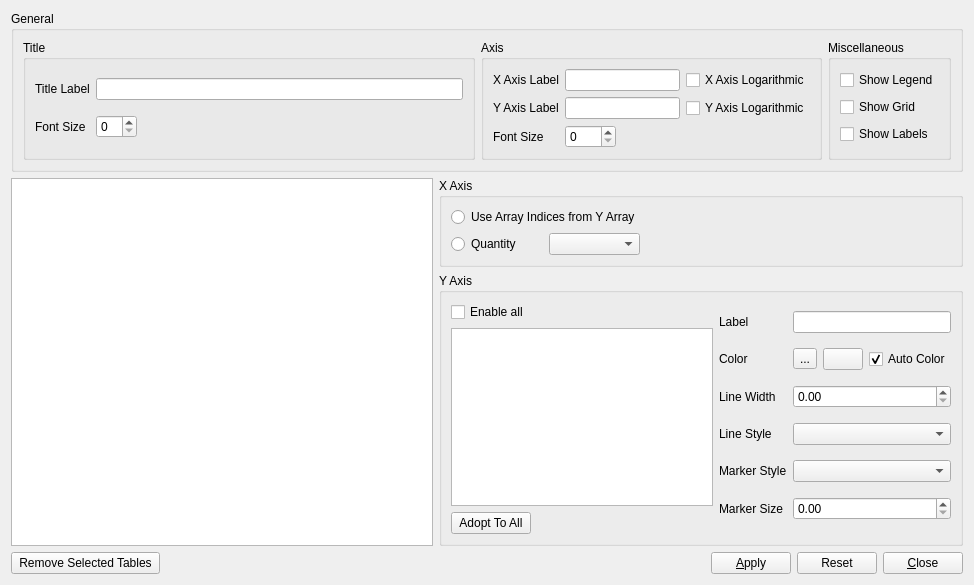
<?xml version="1.0" encoding="UTF-8"?>
<ui version="4.0">
 <class>ChartEditor</class>
 <widget class="QWidget" name="ChartEditor">
  <property name="geometry">
   <rect>
    <x>0</x>
    <y>0</y>
    <width>974</width>
    <height>585</height>
   </rect>
  </property>
  <property name="windowTitle">
   <string>Form</string>
  </property>
  <layout class="QGridLayout" name="gridLayout_8">
   <item row="0" column="0" colspan="4">
    <widget class="QGroupBox" name="groupBox_3">
     <property name="title">
      <string>General</string>
     </property>
     <layout class="QGridLayout" name="gridLayout_7">
      <item row="0" column="0">
       <widget class="QGroupBox" name="groupBox_5">
        <property name="title">
         <string>Title</string>
        </property>
        <layout class="QGridLayout" name="gridLayout_4">
         <item row="0" column="0">
          <widget class="QLabel" name="label_11">
           <property name="text">
            <string>Title Label</string>
           </property>
          </widget>
         </item>
         <item row="0" column="1" colspan="2">
          <widget class="QLineEdit" name="lineEditTitleLabel">
           <property name="text">
            <string/>
           </property>
          </widget>
         </item>
         <item row="1" column="0">
          <widget class="QLabel" name="label_10">
           <property name="text">
            <string>Font Size</string>
           </property>
          </widget>
         </item>
         <item row="1" column="1">
          <widget class="QSpinBox" name="spinBoxTitleFontSize"/>
         </item>
         <item row="1" column="2">
          <spacer name="horizontalSpacer_5">
           <property name="orientation">
            <enum>Qt::Horizontal</enum>
           </property>
           <property name="sizeHint" stdset="0">
            <size>
             <width>309</width>
             <height>20</height>
            </size>
           </property>
          </spacer>
         </item>
        </layout>
       </widget>
      </item>
      <item row="0" column="1">
       <widget class="QGroupBox" name="groupBox_4">
        <property name="title">
         <string>Axis</string>
        </property>
        <layout class="QGridLayout" name="gridLayout_6">
         <item row="0" column="0">
          <widget class="QLabel" name="label_2">
           <property name="text">
            <string>X Axis Label</string>
           </property>
          </widget>
         </item>
         <item row="0" column="1" colspan="2">
          <widget class="QLineEdit" name="lineEditXLabel"/>
         </item>
         <item row="0" column="3">
          <widget class="QCheckBox" name="checkBoxXLog">
           <property name="text">
            <string>X Axis Logarithmic</string>
           </property>
          </widget>
         </item>
         <item row="1" column="0">
          <widget class="QLabel" name="label_8">
           <property name="text">
            <string>Y Axis Label</string>
           </property>
          </widget>
         </item>
         <item row="1" column="1" colspan="2">
          <widget class="QLineEdit" name="lineEditYLabel">
           <property name="text">
            <string/>
           </property>
          </widget>
         </item>
         <item row="1" column="3">
          <widget class="QCheckBox" name="checkBoxYLog">
           <property name="text">
            <string>Y Axis Logarithmic</string>
           </property>
          </widget>
         </item>
         <item row="2" column="0">
          <widget class="QLabel" name="label_9">
           <property name="text">
            <string>Font Size</string>
           </property>
          </widget>
         </item>
         <item row="2" column="1">
          <widget class="QSpinBox" name="spinBoxAxisFontSize"/>
         </item>
         <item row="2" column="2" colspan="2">
          <spacer name="horizontalSpacer_6">
           <property name="orientation">
            <enum>Qt::Horizontal</enum>
           </property>
           <property name="sizeHint" stdset="0">
            <size>
             <width>188</width>
             <height>20</height>
            </size>
           </property>
          </spacer>
         </item>
        </layout>
       </widget>
      </item>
      <item row="0" column="2">
       <widget class="QGroupBox" name="groupBox_6">
        <property name="title">
         <string>Miscellaneous</string>
        </property>
        <layout class="QGridLayout" name="gridLayout_3">
         <item row="0" column="0">
          <widget class="QCheckBox" name="checkBoxShowLegend">
           <property name="text">
            <string>Show Legend</string>
           </property>
          </widget>
         </item>
         <item row="2" column="0">
          <widget class="QCheckBox" name="checkBoxShowLabels">
           <property name="text">
            <string>Show Labels</string>
           </property>
          </widget>
         </item>
         <item row="1" column="0">
          <widget class="QCheckBox" name="checkBoxShowGrid">
           <property name="text">
            <string>Show Grid</string>
           </property>
          </widget>
         </item>
        </layout>
       </widget>
      </item>
     </layout>
    </widget>
   </item>
   <item row="1" column="0" rowspan="2" colspan="2">
    <widget class="QTableWidget" name="tableWidgetTableList"/>
   </item>
   <item row="1" column="2" colspan="2">
    <widget class="QGroupBox" name="groupBox">
     <property name="title">
      <string>X Axis</string>
     </property>
     <layout class="QGridLayout" name="gridLayout">
      <item row="0" column="0" colspan="2">
       <widget class="QRadioButton" name="radioButtonUseArrayIndices">
        <property name="text">
         <string>Use Array Indices from Y Array</string>
        </property>
       </widget>
      </item>
      <item row="1" column="0">
       <widget class="QRadioButton" name="radioButtonUseQuantity">
        <property name="text">
         <string>Quantity</string>
        </property>
       </widget>
      </item>
      <item row="1" column="1">
       <widget class="QComboBox" name="comboBoxQuantities"/>
      </item>
      <item row="1" column="2">
       <spacer name="horizontalSpacer_2">
        <property name="orientation">
         <enum>Qt::Horizontal</enum>
        </property>
        <property name="sizeHint" stdset="0">
         <size>
          <width>303</width>
          <height>20</height>
         </size>
        </property>
       </spacer>
      </item>
     </layout>
    </widget>
   </item>
   <item row="2" column="2" colspan="2">
    <widget class="QGroupBox" name="groupBox_2">
     <property name="title">
      <string>Y Axis</string>
     </property>
     <layout class="QGridLayout" name="gridLayout_5">
      <item row="0" column="0">
       <widget class="QCheckBox" name="checkBoxEnableAll">
        <property name="text">
         <string>Enable all</string>
        </property>
       </widget>
      </item>
      <item row="0" column="2" rowspan="3">
       <layout class="QGridLayout" name="gridLayout_2">
        <item row="2" column="1">
         <widget class="QDoubleSpinBox" name="doubleSpinBoxThickness"/>
        </item>
        <item row="2" column="0">
         <widget class="QLabel" name="label_3">
          <property name="text">
           <string>Line Width</string>
          </property>
         </widget>
        </item>
        <item row="0" column="1">
         <widget class="QLineEdit" name="lineEditLabel"/>
        </item>
        <item row="4" column="0">
         <widget class="QLabel" name="label_5">
          <property name="text">
           <string>Marker Style</string>
          </property>
         </widget>
        </item>
        <item row="1" column="1">
         <layout class="QHBoxLayout" name="horizontalLayout_2">
          <item>
           <widget class="QToolButton" name="toolButtonLineColor">
            <property name="text">
             <string>...</string>
            </property>
           </widget>
          </item>
          <item>
           <widget class="QPushButton" name="pushButtonLineColorViewer">
            <property name="text">
             <string/>
            </property>
           </widget>
          </item>
          <item>
           <widget class="QCheckBox" name="checkBoxAutoColor">
            <property name="text">
             <string>Auto Color</string>
            </property>
            <property name="checked">
             <bool>true</bool>
            </property>
           </widget>
          </item>
         </layout>
        </item>
        <item row="4" column="1">
         <widget class="QComboBox" name="comboBoxMarkerStyle"/>
        </item>
        <item row="3" column="0">
         <widget class="QLabel" name="label_4">
          <property name="text">
           <string>Line Style</string>
          </property>
         </widget>
        </item>
        <item row="3" column="1">
         <widget class="QComboBox" name="comboBoxLineStyle"/>
        </item>
        <item row="0" column="0">
         <widget class="QLabel" name="label_6">
          <property name="text">
           <string>Label</string>
          </property>
         </widget>
        </item>
        <item row="1" column="0">
         <widget class="QLabel" name="label">
          <property name="text">
           <string>Color</string>
          </property>
         </widget>
        </item>
        <item row="5" column="0">
         <widget class="QLabel" name="label_7">
          <property name="text">
           <string>Marker Size</string>
          </property>
         </widget>
        </item>
        <item row="5" column="1">
         <widget class="QDoubleSpinBox" name="doubleSpinBoxMarkerSize"/>
        </item>
       </layout>
      </item>
      <item row="2" column="1">
       <spacer name="horizontalSpacer">
        <property name="orientation">
         <enum>Qt::Horizontal</enum>
        </property>
        <property name="sizeHint" stdset="0">
         <size>
          <width>163</width>
          <height>20</height>
         </size>
        </property>
       </spacer>
      </item>
      <item row="1" column="0" colspan="2">
       <widget class="QListWidget" name="listWidget"/>
      </item>
      <item row="2" column="0">
       <widget class="QPushButton" name="pushButtonAdopt">
        <property name="text">
         <string>Adopt To All</string>
        </property>
       </widget>
      </item>
     </layout>
    </widget>
   </item>
   <item row="3" column="0">
    <widget class="QPushButton" name="pushButtonRemoveTables">
     <property name="text">
      <string>Remove Selected Tables</string>
     </property>
    </widget>
   </item>
   <item row="3" column="1" colspan="2">
    <spacer name="horizontalSpacer_3">
     <property name="orientation">
      <enum>Qt::Horizontal</enum>
     </property>
     <property name="sizeHint" stdset="0">
      <size>
       <width>688</width>
       <height>21</height>
      </size>
     </property>
    </spacer>
   </item>
   <item row="3" column="3">
    <layout class="QHBoxLayout" name="horizontalLayout">
     <item>
      <widget class="QPushButton" name="pushButtonApply">
       <property name="layoutDirection">
        <enum>Qt::LeftToRight</enum>
       </property>
       <property name="text">
        <string>&amp;Apply</string>
       </property>
      </widget>
     </item>
     <item>
      <widget class="QPushButton" name="pushButtonReset">
       <property name="text">
        <string>Reset</string>
       </property>
      </widget>
     </item>
     <item>
      <widget class="QPushButton" name="pushButtonClose">
       <property name="text">
        <string>&amp;Close</string>
       </property>
      </widget>
     </item>
    </layout>
   </item>
  </layout>
 </widget>
 <resources/>
 <connections/>
</ui>
